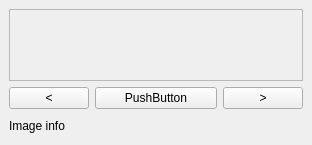
  <widget class="QDockWidget" name="dockWidget">
   <property name="sizePolicy">
    <sizepolicy hsizetype="Preferred" vsizetype="Expanding">
     <horstretch>0</horstretch>
     <verstretch>0</verstretch>
    </sizepolicy>
   </property>
   <property name="minimumSize">
    <size>
     <width>312</width>
     <height>145</height>
    </size>
   </property>
   <property name="font">
    <font>
     <strikeout>false</strikeout>
    </font>
   </property>
   <property name="autoFillBackground">
    <bool>false</bool>
   </property>
   <property name="features">
    <set>QDockWidget::DockWidgetFloatable|QDockWidget::DockWidgetMovable</set>
   </property>
   <property name="windowTitle">
    <string>Image</string>
   </property>
   <attribute name="dockWidgetArea">
    <number>1</number>
   </attribute>
   <widget class="QWidget" name="dockWidgetContents">
    <property name="sizePolicy">
     <sizepolicy hsizetype="Preferred" vsizetype="Preferred">
      <horstretch>0</horstretch>
      <verstretch>0</verstretch>
     </sizepolicy>
    </property>
    <layout class="QGridLayout" name="gridLayout_11">
     <item row="0" column="0">
      <layout class="QGridLayout" name="gridLayout" rowstretch="100,10,30" columnstretch="0">
       <item row="0" column="0">
        <layout class="QGridLayout" name="gridLayout_2">
         <item row="0" column="0">
          <widget class="QFrame" name="frame">
           <property name="frameShape">
            <enum>QFrame::StyledPanel</enum>
           </property>
           <property name="frameShadow">
            <enum>QFrame::Raised</enum>
           </property>
           <layout class="QGridLayout" name="gridLayout_12">
            <item row="0" column="0">
             <widget class="MplWidget" name="image_widget" native="true">
              <property name="sizePolicy">
               <sizepolicy hsizetype="Expanding" vsizetype="Expanding">
                <horstretch>0</horstretch>
                <verstretch>0</verstretch>
               </sizepolicy>
              </property>
             </widget>
            </item>
           </layout>
          </widget>
         </item>
        </layout>
       </item>
       <item row="1" column="0">
        <layout class="QHBoxLayout" name="horizontalLayout" stretch="1,10,1">
         <property name="sizeConstraint">
          <enum>QLayout::SetMinimumSize</enum>
         </property>
         <item>
          <widget class="QPushButton" name="prevImage_button">
           <property name="sizePolicy">
            <sizepolicy hsizetype="Preferred" vsizetype="Fixed">
             <horstretch>0</horstretch>
             <verstretch>0</verstretch>
            </sizepolicy>
           </property>
           <property name="text">
            <string>&lt;</string>
           </property>
          </widget>
         </item>
         <item>
          <widget class="QPushButton" name="imageName_button">
           <property name="text">
            <string>PushButton</string>
           </property>
          </widget>
         </item>
         <item>
          <widget class="QPushButton" name="nextImage_button">
           <property name="enabled">
            <bool>true</bool>
           </property>
           <property name="sizePolicy">
            <sizepolicy hsizetype="Preferred" vsizetype="Fixed">
             <horstretch>0</horstretch>
             <verstretch>0</verstretch>
            </sizepolicy>
           </property>
           <property name="text">
            <string>&gt;</string>
           </property>
           <property name="iconSize">
            <size>
             <width>16</width>
             <height>16</height>
            </size>
           </property>
          </widget>
         </item>
        </layout>
       </item>
       <item row="2" column="0">
        <layout class="QGridLayout" name="gridLayout_3">
         <item row="0" column="0">
          <widget class="QLabel" name="imageInfo_label">
           <property name="text">
            <string>Image info</string>
           </property>
          </widget>
         </item>
        </layout>
       </item>
      </layout>
     </item>
    </layout>
   </widget>
  </widget>
